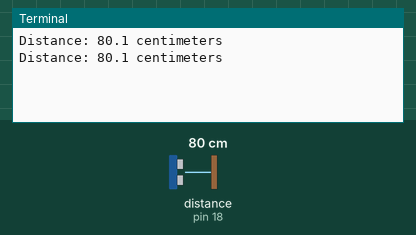
This program was run on a simulated Raspberry Pi (header pin numbers). Shown: the last lines printed to the terminal. Inputs (shaded band) come from the test bench; at power-on: distance to the obstacle (sensor on pin 18) 80 cm. The echo pulse lasts 58.3 µs per cm; the clock reads 2024-03-15 10:24:30 at power-on unless the program sets it.

Above: at 1.2 s.
1.3 s: distance to the obstacle (sensor on pin 18) set to 2 cm
At 2.6 s:
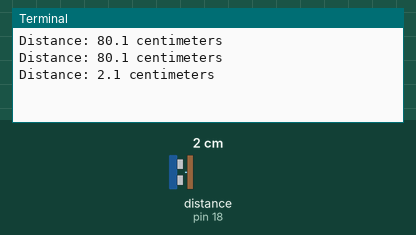
2.8 s: distance to the obstacle (sensor on pin 18) set to 4 cm
At 3.8 s:
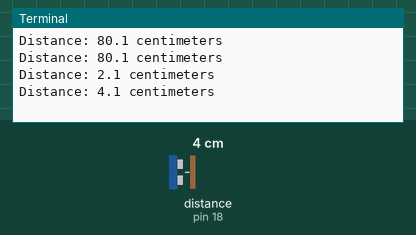
Timing chart, 0 to 5.8 s (numbered marks = the images above; inputs shaded):
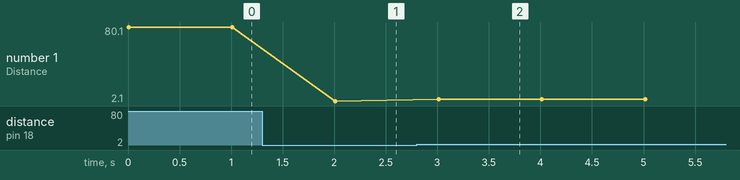

The program:

02_06_hc-sr604.py
```python
# code to run the HC-SR604 ultrasonic Range Finder

import RPi.GPIO as GPIO
import time

GPIO.setmode(GPIO.BOARD)

HCSR604_TRIG = 12
HCSR604_ECHO = 18

GPIO.setup(HCSR604_TRIG, GPIO.OUT)
GPIO.setup(HCSR604_ECHO, GPIO.IN, pull_up_down = GPIO.PUD_DOWN)

try:
    while True:
        # put the trigger into a known state
        GPIO.output(HCSR604_TRIG, True)
        time.sleep(0.00001) # pause for .01 milliseconds
        GPIO.output(HCSR604_TRIG, False)

        # start a timer
        while GPIO.input(HCSR604_ECHO) == 0:
            whenPulseSent = time.time()

        # time the echo
        while GPIO.input(HCSR604_ECHO) == 1:
            whenPulseReturn = time.time()

        # timer
        echoDuration = (whenPulseReturn - whenPulseSent) / 2
        # divide by two because pulse covers twice the distance - out and back

        speedOfSound = 34300 #centimeters per second
        howFar = echoDuration * speedOfSound

        print("Distance: %.1f centimeters" % howFar)

        time.sleep(1) # pause for one second

except KeyboardInterrupt:
    # control C stops the program
    GPIO.cleanup()
```

Measured:
- after the input at 1.3 s, the terminal: prints a new line after 0.71 s (image 1)
- after the input at 2.8 s, the terminal: prints a new line after 0.21 s (image 2)
- plotted number 1: 80.1 → 2.1 after the input at 1.3 s, 2.1 → 4.1 after the input at 2.8 s
